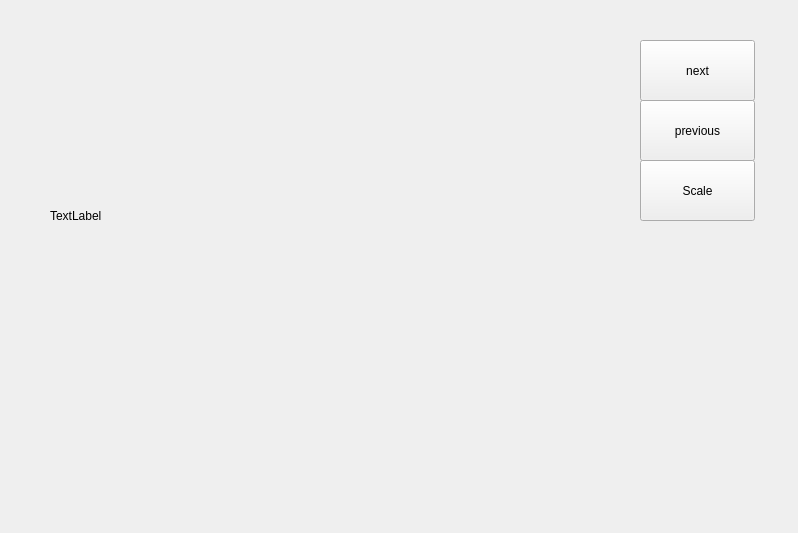
<?xml version="1.0" encoding="UTF-8"?>
<ui version="4.0">
 <class>ImageViewerWindow</class>
 <widget class="QMainWindow" name="ImageViewerWindow">
  <property name="geometry">
   <rect>
    <x>0</x>
    <y>0</y>
    <width>798</width>
    <height>533</height>
   </rect>
  </property>
  <property name="windowTitle">
   <string>Main Window</string>
  </property>
  <widget class="QWidget" name="centralwidget">
   <widget class="QPushButton" name="nextButton">
    <property name="geometry">
     <rect>
      <x>640</x>
      <y>40</y>
      <width>115</width>
      <height>61</height>
     </rect>
    </property>
    <property name="text">
     <string>next</string>
    </property>
   </widget>
   <widget class="QPushButton" name="prevButton">
    <property name="geometry">
     <rect>
      <x>640</x>
      <y>100</y>
      <width>115</width>
      <height>61</height>
     </rect>
    </property>
    <property name="text">
     <string>previous</string>
    </property>
   </widget>
   <widget class="QPushButton" name="scaleButton">
    <property name="geometry">
     <rect>
      <x>640</x>
      <y>160</y>
      <width>115</width>
      <height>61</height>
     </rect>
    </property>
    <property name="text">
     <string>Scale</string>
    </property>
   </widget>
   <widget class="QLabel" name="imgLabel">
    <property name="geometry">
     <rect>
      <x>50</x>
      <y>40</y>
      <width>511</width>
      <height>351</height>
     </rect>
    </property>
    <property name="text">
     <string>TextLabel</string>
    </property>
   </widget>
  </widget>
 </widget>
 <resources>
  <include location="../example.qrc"/>
 </resources>
 <connections/>
</ui>
